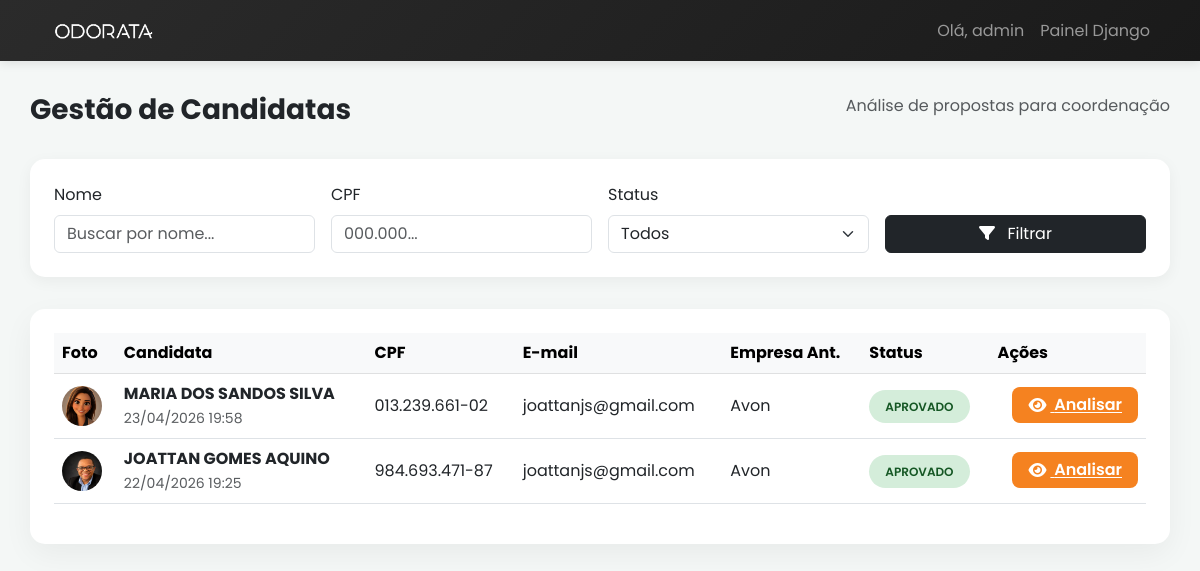
Page /coordenadoras/admin/listagem/ (signed in) on the committed database.
### coordenadoras/models.py (models this page shows, shortened)
class CandidataCoordenadora(models.Model):
    STATUS_CHOICES = [
        ('PENDENTE', 'Pendente de Aprovação'),
        ('AJUSTE', 'Aguardando Ajuste'),
        ('APROVADO', 'Aprovado'),
        ('REPROVADO', 'Reprovado'),
    ]
    EMPRESA_CHOICES = [
        ('AVON', 'Avon'),
        ('NATURA', 'Natura'),
        ('BOTICARIO', 'O Boticário'),
        ('JEQUITI', 'Jequiti'),
        ('OUTRAS', 'Outras'),
    ]
    cpf = models.CharField('CPF', max_length=14, unique=True)
    nome_completo = models.CharField('Nome Completo', max_length=255)
    email = models.EmailField('E-mail', max_length=255, default="")
    foto = models.ImageField('Foto (Opcional)', upload_to='fotos/candidatas/', blank=True, null=True)
    cep = models.CharField('CEP', max_length=9)
    rua = models.CharField('Rua', max_length=255)
    numero = models.CharField('Número', max_length=20)
    complemento = models.CharField('Complemento', max_length=255, blank=True, null=True)
    bairro = models.CharField('Bairro', max_length=100)
    cidade = models.CharField('Cidade', max_length=100)
    estado = models.CharField('Estado', max_length=2)
    empresa_anterior = models.CharField('Empresa Anterior', max_length=50, choices=EMPRESA_CHOICES)
    empresa_outra = models.CharField('Outra Empresa', max_length=100, blank=True, null=True)
    media_ganhos = models.DecimalField('Média de Ganhos', max_digits=10, decimal_places=2)
    quantidade_consultoras = models.PositiveIntegerField('Quantidade de Consultoras')
    documento_rg_cnh = models.FileField('RG ou CNH', upload_to='documentos/rg_cnh/')
    documento_cpf = models.FileField('CPF', upload_to='documentos/cpf/')
    comprovante_endereco = models.FileField('Comprovante de Endereço', upload_to='documentos/endereco/')
    comprovante_ganhos = models.FileField('Comprovante de Ganhos', upload_to='documentos/ganhos/')
    status = models.CharField('Status', max_length=20, choices=STATUS_CHOICES, default='PENDENTE')
    observacao_aprovacao = models.TextField('Observação de Aprovação', blank=True, null=True)
    data_criacao = models.DateTimeField(auto_now_add=True)
    data_atualizacao = models.DateTimeField(auto_now=True)
    class Meta:
        verbose_name = 'Candidata a Coordenadora'
        verbose_name_plural = 'Candidatas a Coordenadoras'
        ordering = ['-data_criacao']

### coordenadoras/views.py (the view)
# urls.py: path('admin/listagem/', views.CandidataListView.as_view(), name='admin_list'),
class CandidataListView(AdminStaffRequiredMixin, ListView):
    model = CandidataCoordenadora
    template_name = 'coordenadoras/admin_list.html'
    context_object_name = 'candidatas'
    paginate_by = 10
    def get_queryset(self):
        queryset = super().get_queryset()
        status = self.request.GET.get('status')
        nome = self.request.GET.get('nome')
        cpf = self.request.GET.get('cpf')
        if status:
            queryset = queryset.filter(status=status)
        if nome:
            queryset = queryset.filter(nome_completo__icontains=nome)
        if cpf:
            queryset = queryset.filter(cpf__contains=cpf)
        return queryset

### coordenadoras/views.py (called while the page is built)
    def test_func(self):
        return self.request.user.is_staff

### coordenadoras/templates/coordenadoras/admin_list.html (shortened to what this page needs)
{% load static %}
<!DOCTYPE html>
<html lang="pt-br">
<head>
    <link rel="stylesheet" href="https://cdnjs.cloudflare.com/ajax/libs/font-awesome/6.0.0/css/all.min.css">
    <link href="https://cdn.jsdelivr.net/npm/bootstrap@5.3.0/dist/css/bootstrap.min.css" rel="stylesheet">
</head>
<body>
    <nav class="navbar navbar-expand-lg navbar-dark">
        <div class="container">
            <a class="navbar-brand" href="{% url 'home' %}">
                <img src="{% static 'core/images/logo_odorata_main.png' %}" alt="Odorata" style="height: 35px; filter: brightness(0) invert(1);">
            </a>
            <div class="collapse navbar-collapse">
                <ul class="navbar-nav ms-auto">
                    <li class="nav-item">
                        <span class="nav-link">Olá, {{ request.user.username }}</span>
                    </li>
                    <li class="nav-item">
                        <a class="nav-link" href="{% url 'admin:index' %}">Painel Django</a>
                    </li>
                </ul>
            </div>
        </div>
    </nav>
    <div class="container dashboard-container">
        <div class="d-flex justify-content-between align-items-center mb-4">
            <h1 class="h3 fw-bold">Gestão de Candidatas</h1>
            <p class="text-muted">Análise de propostas para coordenação</p>
        </div>
        <div class="filter-section">
            <form method="get" class="row g-3">
                <div class="col-md-3">
                    <label class="form-label">Nome</label>
                    <input type="text" name="nome" class="form-control" placeholder="Buscar por nome..." value="{{ request.GET.nome }}">
                </div>
                <div class="col-md-3">
                    <label class="form-label">CPF</label>
                    <input type="text" name="cpf" class="form-control" placeholder="000.000..." value="{{ request.GET.cpf }}">
                </div>
                <div class="col-md-3">
                    <label class="form-label">Status</label>
                    <select name="status" class="form-select">
                        <option value="">Todos</option>
                    </select>
                </div>
                <div class="col-md-3 d-flex align-items-end">
                    <button type="submit" class="btn btn-dark w-100"><i class="fas fa-filter me-2"></i> Filtrar</button>
                </div>
            </form>
        </div>
        <div class="table-container">
            <div class="table-responsive">
                <table class="table table-hover align-middle">
                    <thead class="table-light">
                        <tr>
                            <th>Foto</th>
                            <th>Candidata</th>
                            <th>CPF</th>
                            <th>E-mail</th>
                            <th>Empresa Ant.</th>
                            <th>Status</th>
                            <th>Ações</th>
                        </tr>
                    </thead>
                    <tbody>
                        {% for candidata in candidatas %}
                        <tr>
                            <td>
                                {% if candidata.foto %}
                                <img src="{{ candidata.foto.url }}" alt="Foto" style="width: 40px; height: 40px; border-radius: 50%; object-fit: cover;">
                                {% else %}
                                <div style="width: 40px; height: 40px; border-radius: 50%; background: #eee; display: flex; align-items: center; justify-content: center;">
                                    <i class="fas fa-user text-muted" style="font-size: 0.8rem;"></i>
                                </div>
                                {% endif %}
                            </td>
                            <td>
                                <div class="fw-bold">{{ candidata.nome_completo }}</div>
                                <small class="text-muted">{{ candidata.data_criacao|date:"d/m/Y H:i" }}</small>
                            </td>
                            <td>{{ candidata.cpf }}</td>
                            <td>{{ candidata.email }}</td>
                            <td>{{ candidata.get_empresa_anterior_display }}</td>
                            <td>
                                <span class="status-badge status-{{ candidata.status|lower }}">
                                    {{ candidata.get_status_display }}
                                </span>
                            </td>
                            <td class="text-end">
                                <a href="{% url 'coordenadoras:admin_detail' candidata.pk %}" class="btn-view">
                                    <i class="fas fa-eye me-1"></i> Analisar
                                </a>
                            </td>
                        </tr>
                        {% empty %}
                        <tr>
                            <td colspan="7" class="text-center py-4 text-muted">Nenhuma candidata encontrada.</td>
                        </tr>
                        {% endfor %}
                    </tbody>
                </table>
            </div>
        </div>
    </div>
</body>
</html>

### coordenadoras/templates/coordenadoras/admin_list.html (style rules this page uses)
body { background-color: #f4f7f6; font-family: 'Poppins', sans-serif; }
.navbar { background: linear-gradient(135deg, #2b2b2b 0%, #1a1a1a 100%); box-shadow: 0 2px 10px rgba(0, 0, 0, 0.1); }
.navbar-brand { font-weight: 700; color: #f58220 !important; }
.dashboard-container { padding: 2rem 0; }
.table-container { background: white; border-radius: 15px; padding: 1.5rem; box-shadow: 0 10px 30px rgba(0, 0, 0, 0.05); margin-top: 2rem; }
.status-badge { padding: 0.5rem 1rem; border-radius: 100px; font-size: 0.75rem; font-weight: 600; text-transform: uppercase; }
.status-aprovado { background: #d4edda; color: #155724; }
.filter-section { background: white; border-radius: 15px; padding: 1.5rem; margin-bottom: 2rem; box-shadow: 0 4px 15px rgba(0, 0, 0, 0.05); }
.btn-view { background: #f58220; color: white; border: none; border-radius: 8px; padding: 0.4rem 1rem; font-weight: 600; transition: all 0.3s ease; }

### rows in the picture
CandidataCoordenadora: foto (picture), nome_completo "MARIA DOS SANDOS SILVA", data_criacao "23/04/2026 19:58", cpf "013.239.661-02", email "joattanjs@gmail.com", empresa_anterior "Avon", status "APROVADO"
CandidataCoordenadora: foto (picture), nome_completo "JOATTAN GOMES AQUINO", data_criacao "22/04/2026 19:25", cpf "984.693.471-87", email "joattanjs@gmail.com", empresa_anterior "Avon", status "APROVADO"

### other values in the picture
{{ request.user.username }} "admin"
